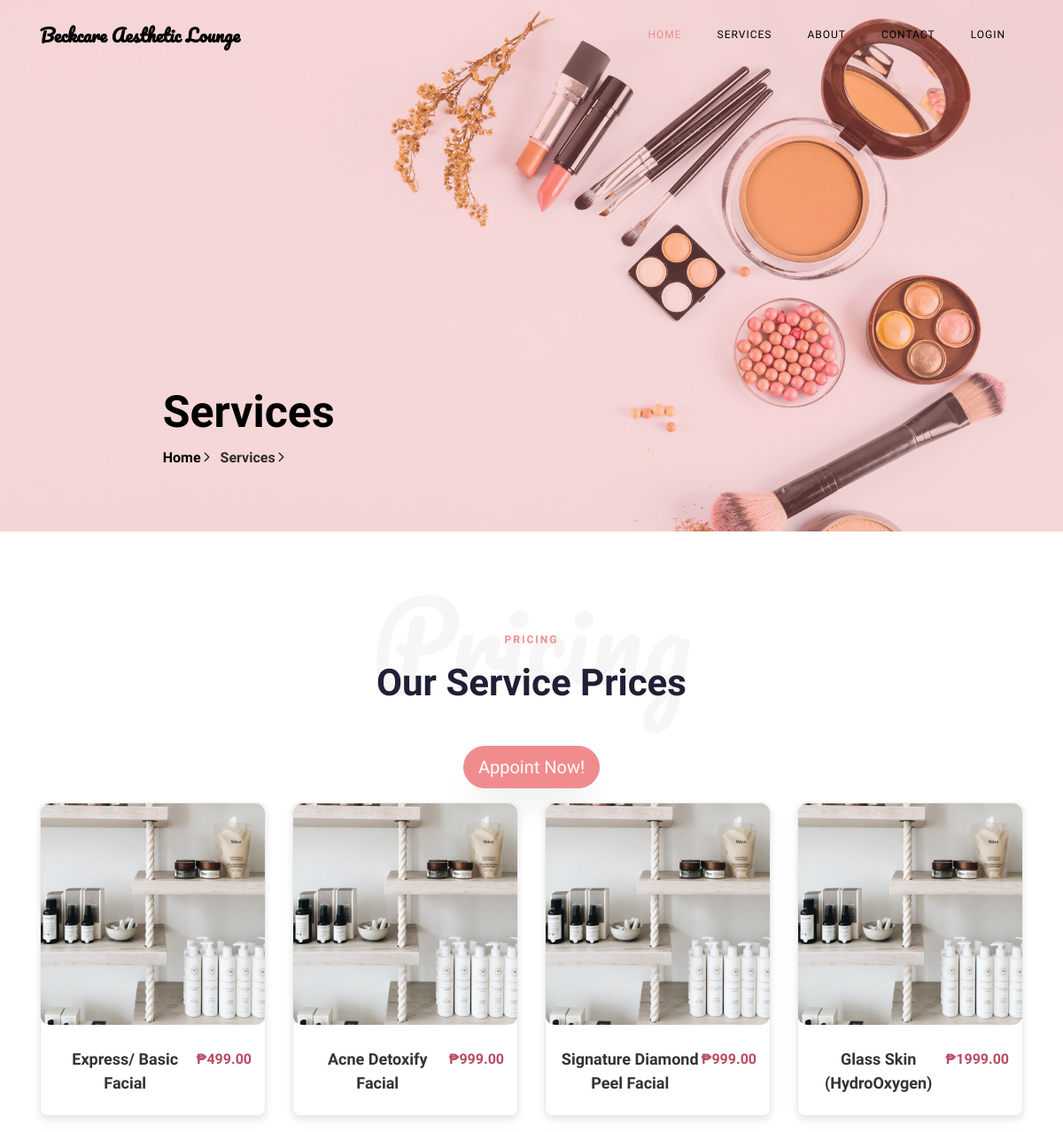
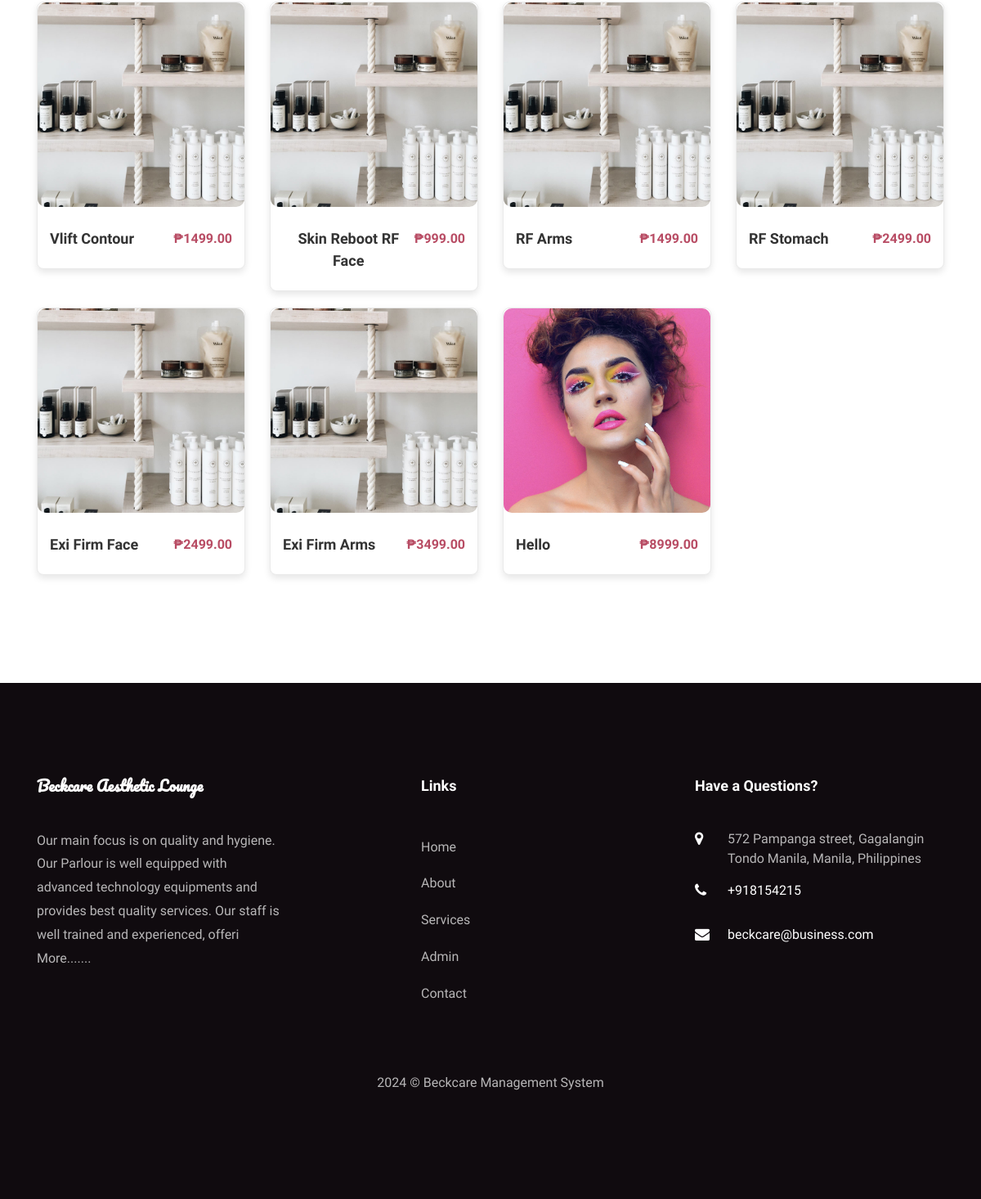
/facialsrv.php, run on the app's committed database (2 pictures, top to bottom).
### tables this page shows
CREATE TABLE `tblservices` (
  `ID` int(10) NOT NULL,
  `ServiceName` varchar(200) DEFAULT NULL,
  `Cost` int(10) DEFAULT NULL,
  `description` varchar(255) NOT NULL,
  `category` varchar(255) NOT NULL,
  `imgurl` varchar(255) NOT NULL,
  `CreationDate` timestamp NULL DEFAULT current_timestamp()
);

CREATE TABLE `tblpage` (
  `ID` int(10) NOT NULL,
  `PageType` varchar(200) DEFAULT NULL,
  `PageTitle` mediumtext DEFAULT NULL,
  `PageDescription` mediumtext DEFAULT NULL,
  `Email` varchar(200) DEFAULT NULL,
  `MobileNumber` bigint(10) DEFAULT NULL,
  `UpdationDate` date DEFAULT NULL,
  `Timing` varchar(200) NOT NULL
);

### facialsrv.php (the view, shortened to what this page needs)
<!DOCTYPE html>
<html lang="en">
<head>
    <link rel="stylesheet" href="css/open-iconic-bootstrap.min.css">
    <link rel="stylesheet" href="css/animate.css">
    <link rel="stylesheet" href="css/owl.carousel.min.css">
    <link rel="stylesheet" href="css/owl.theme.default.min.css">
    <link rel="stylesheet" href="css/magnific-popup.css">
    <link rel="stylesheet" href="css/aos.css">
    <link rel="stylesheet" href="css/ionicons.min.css">
    <link rel="stylesheet" href="css/bootstrap-datepicker.css">
    <link rel="stylesheet" href="css/jquery.timepicker.css">
    <link rel="stylesheet" href="css/flaticon.css">
    <link rel="stylesheet" href="css/icomoon.css">
    <link rel="stylesheet" href="css/style.css">
    <link rel="stylesheet" href="css/custom.css">
</head>
<body>
    <?php include_once('includes/header.php');?>
    <section class="hero-wrap hero-wrap-2" style="background-image: url('images/bg-2.jpg');" data-stellar-background-ratio="0.5">
        <div class="overlay"></div>
        <div class="container">
            <div class="row no-gutters slider-text js-fullheight align-items-end justify-content-center">
                <div class="col-md-9 ftco-animate pb-5">
                    <h2 class="mb-0 bread">Services</h2>
                    <p class="breadcrumbs"><span class="mr-2"><a href="index.php">Home <i class="ion-ios-arrow-forward"></i></a></span> <span>Services <i class="ion-ios-arrow-forward"></i></span></p>
                </div>
            </div>
        </div>
    </section>
    <section class="ftco-section ftco-pricing">
        <div class="container">
            <div class="row justify-content-center pb-3">
                <div class="col-md-10 heading-section text-center ftco-animate">
                    <h1 class="big">Pricing</h1>
                    <span class="subheading">Pricing</span>
                    <h2 class="mb-4">Our Service Prices</h2>
                </div>
            </div>
            <div class="row justify-content-center pb-3">
                <div class="col-md-6 text-center">
                    <a href="aptform.php" class="btn btn-primary btn-lg">Appoint Now!</a>
                </div>
            </div>
            <div class="row">
    <?php
    $ret = mysqli_query($con, "SELECT * FROM tblservices");
    while ($row = mysqli_fetch_array($ret)) {
    ?>
    <div class="col-md-3">
        <div class="service-card">
            <div class="service-img">
                <img src="./images/<?php echo $row['imgurl'] != 0 ?  $row['imgurl'] : 'image_4.jpg' ; ?>" alt="<?php echo $row['ServiceName']; ?>" class="img-fluid">
            </div>
            <div class="service-name">
                <h5><?php echo $row['ServiceName']; ?></h5>
                <p class="price-text">₱<?php echo $row['Cost']; ?>.00</p>
            </div>
        </div>
    </div>
    <?php
    }
    ?>
</div>
        </div>
    </section>
    <?php include_once('includes/footer.php');?>
</body>
</html>

### includes/header.php (shortened to what this page needs)
<nav class="navbar navbar-expand-lg navbar-dark ftco_navbar bg-dark ftco-navbar-light" id="ftco-navbar">
    <div class="container">
        <a class="navbar-brand" href="index.php">Beckcare Aesthetic Lounge</a>
        <div class="collapse navbar-collapse" id="ftco-nav">
            <ul class="navbar-nav ml-auto">
                <li class="nav-item active"><a href="index.php" class="nav-link">Home</a></li>
                <li class="nav-item ">
                    <a class="nav-link" href="facialsrv.php">
                        Services
                    </a>
                </li>
                <li class="nav-item"><a href="about.php" class="nav-link">About</a></li>
                <li class="nav-item"><a href="contact.php" class="nav-link">Contact</a></li>
                <?php
                if (isset($_SESSION['user_name'])) {
                    echo '<li class="nav-item dropdown">';
                    echo '<a class="nav-link dropdown-toggle" href="#" id="navbarDropdown" role="button" data-toggle="dropdown" aria-haspopup="true" aria-expanded="false">';
                    echo 'Welcome, ' . $_SESSION['user_name'];
                    echo '</a>';
                    echo '<div class="dropdown-menu" aria-labelledby="navbarDropdown">';
                    echo '<a class="dropdown-item" href="prof.php">Profile</a>';
                    echo '<a class="dropdown-item" href="AppointmentHistory.php">Appointment History</a>';
                    echo '<a class="dropdown-item" href="logout.php">Logout</a>';
                    echo '</div>';
                    echo '</li>';
                } else {
                    echo '<li class="nav-item"><a href="login.php" class="nav-link">Login</a></li>';
                }
                ?>
            </ul>
        </div>
    </div>
</nav>

### includes/footer.php (shortened to what this page needs)
 <?php
include('includes/dbconnection.php');
?>
 <footer class="ftco-footer ftco-section">
      <div class="container">
        <div class="row mb-5">
          <div class="col-md">
            <div class="ftco-footer-widget mb-4">
              <h2 class="ftco-heading-2 logo">Beckcare Aesthetic Lounge</h2>
              <?php
$ret=mysqli_query($con,"select * from tblpage where PageType='aboutus' ");
while ($row=mysqli_fetch_array($ret)) {
?>
              <p><?php  echo substr($row['PageDescription'],0,200);?> <a href="about.php">More.......</a></p><?php } ?>
            </div>
          </div>
          <div class="col-md" style="padding-left: 150px">
             <div class="ftco-footer-widget mb-4">
              <h2 class="ftco-heading-2">Links</h2>
              <ul class="list-unstyled">
                <li><a href="index.php" class="py-2 d-block">Home</a></li>
                <li><a href="about.php" class="py-2 d-block">About</a></li>
                <li><a href="services.php" class="py-2 d-block">Services</a></li>
                <li><a href="admin/index.php" class="py-2 d-block">Admin</a></li>
                <li><a href="contact.php" class="py-2 d-block">Contact</a></li>
              </ul>
            </div>
          </div>
          <div class="col-md">
            <div class="ftco-footer-widget mb-4">
            	<h2 class="ftco-heading-2">Have a Questions?</h2>
            	<div class="block-23 mb-3">
                <?php
$ret=mysqli_query($con,"select * from tblpage where PageType='contactus' ");
while ($row=mysqli_fetch_array($ret)) {
?>
	              <ul>
	                <li><span class="icon icon-map-marker"></span><span class="text"><?php  echo $row['PageDescription'];?></span></li>
	                <li><a href="#"><span class="icon icon-phone"></span><span class="text">+<?php  echo $row['MobileNumber'];?></span></a></li>
	                <li><a href="#"><span class="icon icon-envelope"></span><span class="text"><?php  echo $row['Email'];?></span></a></li>
	              </ul>
	            </div>
               <?php } ?>
            </div>
          </div>
        </div>
        <div class="row">
          <div class="col-md-12 text-center">
            <p>
  2024 &copy; Beckcare Management System  </p>
          </div>
        </div>
      </div>
    </footer>

### css/icomoon.css (style rules this page uses)
[class^="icon-"], [class*=" icon-"] { font-family: 'icomoon' !important; speak: none; font-style: normal; font-weight: normal; font-variant: normal; text-transform: none; line-height: 1; -webkit-font-smoothing: antialiased; -moz-osx-font-smoothing: grayscale; }
.icon-map-marker:before { content: "\f041"; }
.icon-phone:before { content: "\f095"; }
.icon-envelope:before { content: "\f0e0"; }

### css/custom.css (style rules this page uses)
.service-card { position: relative; margin-bottom: 30px; }
.service-img { position: relative; overflow: hidden; border-radius: 10px; }
.service-img img { width: 100%; height: 250px; object-fit: cover; }
.service-name { margin-top: 10px; display: flex; justify-content: space-between; }
.service-name h5 { font-size: 16px; font-weight: 600; margin: 0; }

### facialsrv.php (style rules this page uses)
.price-text { font-weight: bold; color: black; }
.service-card { background-color: #fff; border: 1px solid #eaeaea; border-radius: 8px; overflow: hidden; transition: transform 0.3s ease, box-shadow 0.3s ease; text-align: center; margin-bottom: 20px; box-shadow: 0 4px 8px rgba(0, 0, 0, 0.1); display: flex; flex-direction: column; justify-content: space-between; position: relative; }
.service-img { position: relative; overflow: hidden; height: auto; width: 100%; }
.service-img img { width: 100%; height: 250px; object-fit: cover; transition: transform 0.3s ease; }
.service-name { padding: 15px; }
.service-name h5 { font-size: 18px; margin-bottom: 8px; font-weight: 600; color: #333; }
.price-text { font-weight: bold; color: #b84c64; margin-bottom: 0; }

### data on the page
tblservices: ServiceName "Express/ Basic Facial", Cost "499"
tblservices: ServiceName "Acne Detoxify Facial", Cost "999"
tblservices: ServiceName "Signature Diamond Peel Facial", Cost "999"
tblservices: ServiceName "Glass Skin (HydroOxygen)", Cost "1999"
tblservices: ServiceName "Vlift Contour", Cost "1499"
tblservices: ServiceName "Skin Reboot RF Face", Cost "999"
tblservices: ServiceName "RF Arms", Cost "1499"
tblservices: ServiceName "RF Stomach", Cost "2499"
tblservices: ServiceName "Exi Firm Face", Cost "2499"
tblservices: ServiceName "Exi Firm Arms", Cost "3499"
tblservices: imgurl (picture), ServiceName "Hello", Cost "8999"
tblpage: PageDescription "Our main focus is on quality and hygiene. Our Parlour is well equipped with advanced technology equipments and provides best quality services. Our staff is well trained and experienced, offeri"
tblpage: PageDescription "572 Pampanga street, Gagalangin Tondo Manila, Manila, Philippines", MobileNumber "918154215", Email "beckcare@business.com"
